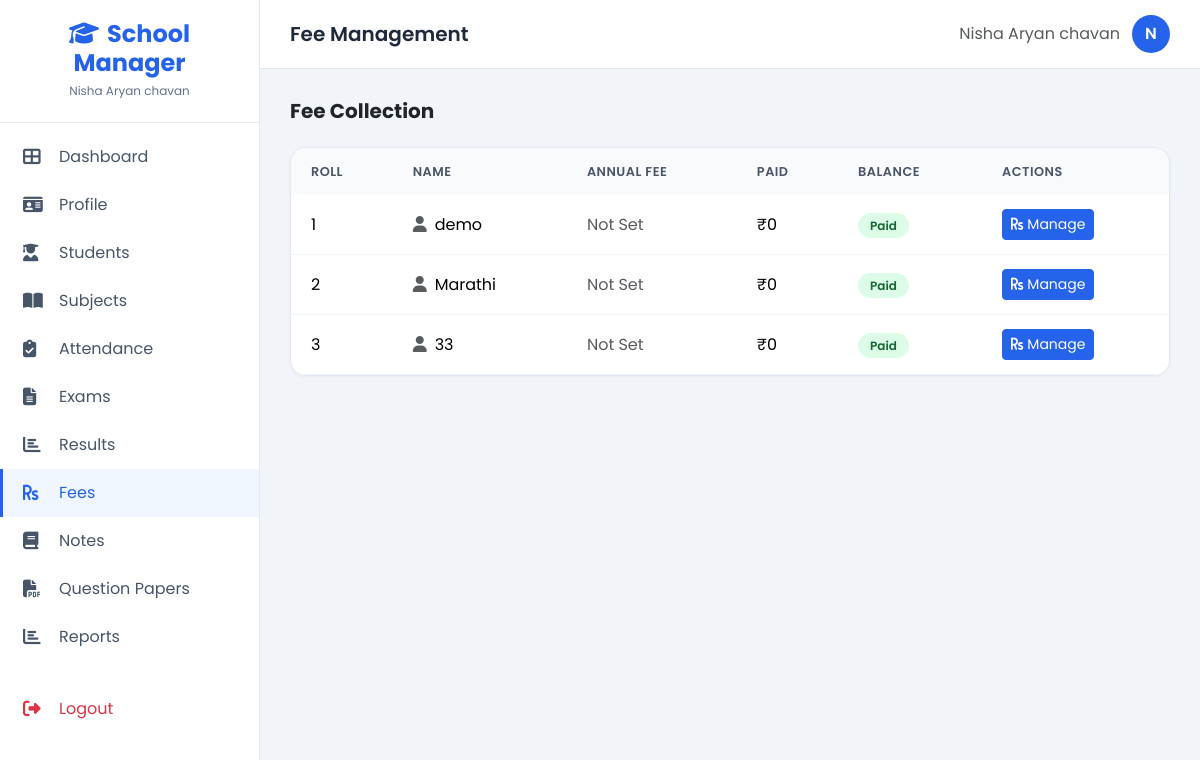
Screenshot of /fees (signed in) with the database file from the repository.
### tables this page shows
CREATE TABLE students (
            id INTEGER PRIMARY KEY AUTOINCREMENT,
            teacher_id INTEGER NOT NULL,
            roll_no INTEGER NOT NULL,
            name TEXT NOT NULL,
            created_at TIMESTAMP DEFAULT CURRENT_TIMESTAMP, father_name TEXT, mother_name TEXT, phone TEXT,
            FOREIGN KEY (teacher_id) REFERENCES teachers(id)
        );

### routes/main.py (the view, shortened to what this page needs)
@main_bp.route('/fees', methods=['GET', 'POST'])
@login_required(role='teacher')
def fees():
    teacher_id = session['user_id']
    conn = get_db()
    cursor = conn.cursor()
    cursor.execute(
        '''
        SELECT
            s.id AS student_id,
            s.roll_no,
            s.name,
            COALESCE(f.id, 0) AS fee_id,
            COALESCE(f.annual_fee, 0) AS annual_fee,
            COALESCE(f.paid_amount, 0) AS paid_amount,
            COALESCE(f.annual_fee - f.paid_amount, 0) AS balance
        FROM students s
        LEFT JOIN fees f ON s.id = f.student_id AND f.teacher_id = s.teacher_id
        WHERE s.teacher_id = ?
        ORDER BY s.roll_no
        ''',
        (teacher_id,),
    )
    fees_list = cursor.fetchall()
    conn.close()
    return render_template('teacher/fees.html', fees=fees_list)

### models/database.py (called while the page is built)
def get_db():
    os.makedirs(os.path.dirname(DB_PATH), exist_ok=True)
    conn = sqlite3.connect(DB_PATH)
    conn.row_factory = sqlite3.Row
    conn.execute("PRAGMA foreign_keys = ON")
    return conn

### utils/auth.py (called while the page is built, shortened)
def login_required(role=None):
    def decorator(f):
        @wraps(f)
        def decorated_function(*args, **kwargs):
            if 'user_id' not in session:
                flash('Please login first', 'warning')
                return redirect(url_for('auth.login'))
            return f(*args, **kwargs)
        return decorated_function
    return decorator

### templates/teacher/fees.html (shortened to what this page needs)
{% extends "base.html" %}
{% block page_title %}Fee Management{% endblock %}
{% block content %}
<div class="d-flex justify-content-between align-items-center mb-4">
    <h5 class="fw-bold m-0">Fee Collection</h5>
</div>
<div class="table-card">
    <div class="table-responsive">
        <table class="table">
            <thead>
                <tr>
                    <th>Roll</th>
                    <th>Name</th>
                    <th>Annual Fee</th>
                    <th>Paid</th>
                    <th>Balance</th>
                    <th>Actions</th>
                </tr>
            </thead>
            <tbody>
                {% for fee in fees %}
                <tr>
                    <td>{{ fee.roll_no }}</td>
                    <td><i class="fas fa-user text-muted me-2"></i>{{ fee.name }}</td>
                    <td>
                        {% if fee.annual_fee > 0 %}
                            &#8377;{{ "{:,.0f}".format(fee.annual_fee) }}
                        {% else %}
                            <span class="text-muted">Not Set</span>
                        {% endif %}
                    </td>
                    <td>&#8377;{{ "{:,.0f}".format(fee.paid_amount) }}</td>
                    <td>
                        {% if fee.balance > 0 %}
                            <span class="text-danger fw-bold">&#8377;{{ "{:,.0f}".format(fee.balance) }}</span>
                        {% else %}
                            <span class="badge-present">Paid</span>
                        {% endif %}
                    </td>
                    <td>
                        <button class="btn btn-sm btn-primary" data-bs-toggle="modal" data-bs-target="#feeModal{{ fee.student_id }}">
                            <i class="fas fa-rupee-sign me-1"></i>Manage
                        </button>
                    </td>
                </tr>
                {% endfor %}
            </tbody>
        </table>
    </div>
</div>
{% endblock %}

### templates/base.html (style rules this page uses)
:root { --primary: #2563eb; --primary-dark: #1d4ed8; --secondary: #64748b; --accent: #22c55e; --bg-light: #f1f5f9; --sidebar-width: 260px; --sidebar-collapsed: 70px; }
* { margin: 0; padding: 0; box-sizing: border-box; }
body { font-family: 'Poppins', sans-serif; background: var(--bg-light); min-height: 100vh; }
.btn-primary { background: var(--primary); border-color: var(--primary); }
.table-card { background: #fff; border-radius: 16px; box-shadow: 0 1px 3px rgba(0,0,0,0.05); border: 1px solid #e2e8f0; overflow: hidden; }
.table-card .table { margin: 0; }
.table-card .table th { background: #f8fafc; color: #475569; font-weight: 600; font-size: 0.8rem; text-transform: uppercase; letter-spacing: 0.5px; border: none; padding: 14px 20px; }
.table-card .table td { padding: 14px 20px; border-color: #f1f5f9; vertical-align: middle; }
.badge-present { background: #dcfce7; color: #166534; padding: 4px 12px; border-radius: 20px; font-size: 0.75rem; font-weight: 600; }

### rows the page displays
students: roll_no "1", name "demo", paid_amount "0"
students: roll_no "2", name "Marathi", paid_amount "0"
students: roll_no "3", name "33", paid_amount "0"

### other values shown
{{ session.teacher_name or session.username }} "Nisha Aryan chavan"
{{ (session.teacher_name or session.username)[0].upper() }} "N"
